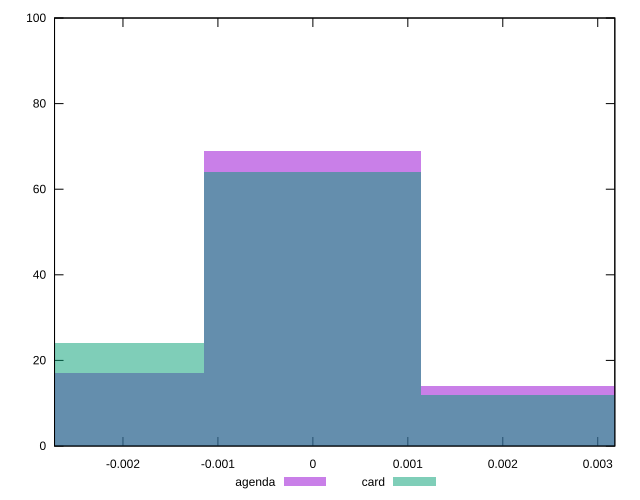

Generate this figure with gnuplot:
reset

$agenda <<EOF
0 69
-0.0022858898525906363 17
0.0022858898525906363 14
EOF

$card <<EOF
0 64
-0.0022858898525906363 24
0.0022858898525906363 12
EOF

set key outside below
set boxwidth 0.0022858898525906363
set xrange [-0.002720610396409697:0.0031799764354474187]
set yrange [0:100]
set trange [0:100]
set style fill transparent solid 0.5 noborder
set terminal svg size 640, 500 enhanced background rgb 'white'
set output "reports/report_00028_2021-02-24T12-49-42.674Z/meta/pScore-difference/comparison/histogram/1_vs_2.svg"

plot $agenda title "agenda" with boxes, \
     $card title "card" with boxes

reset
